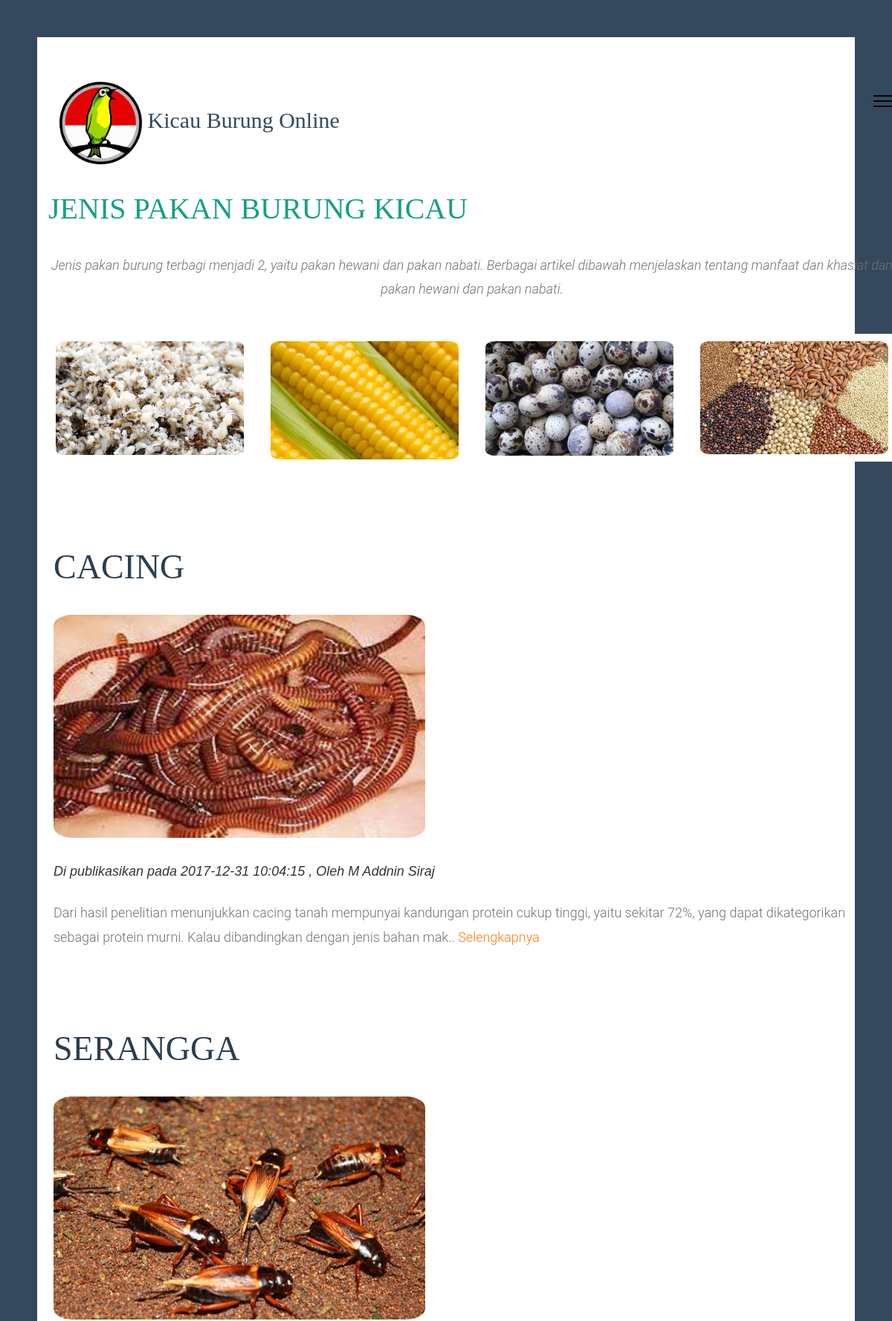
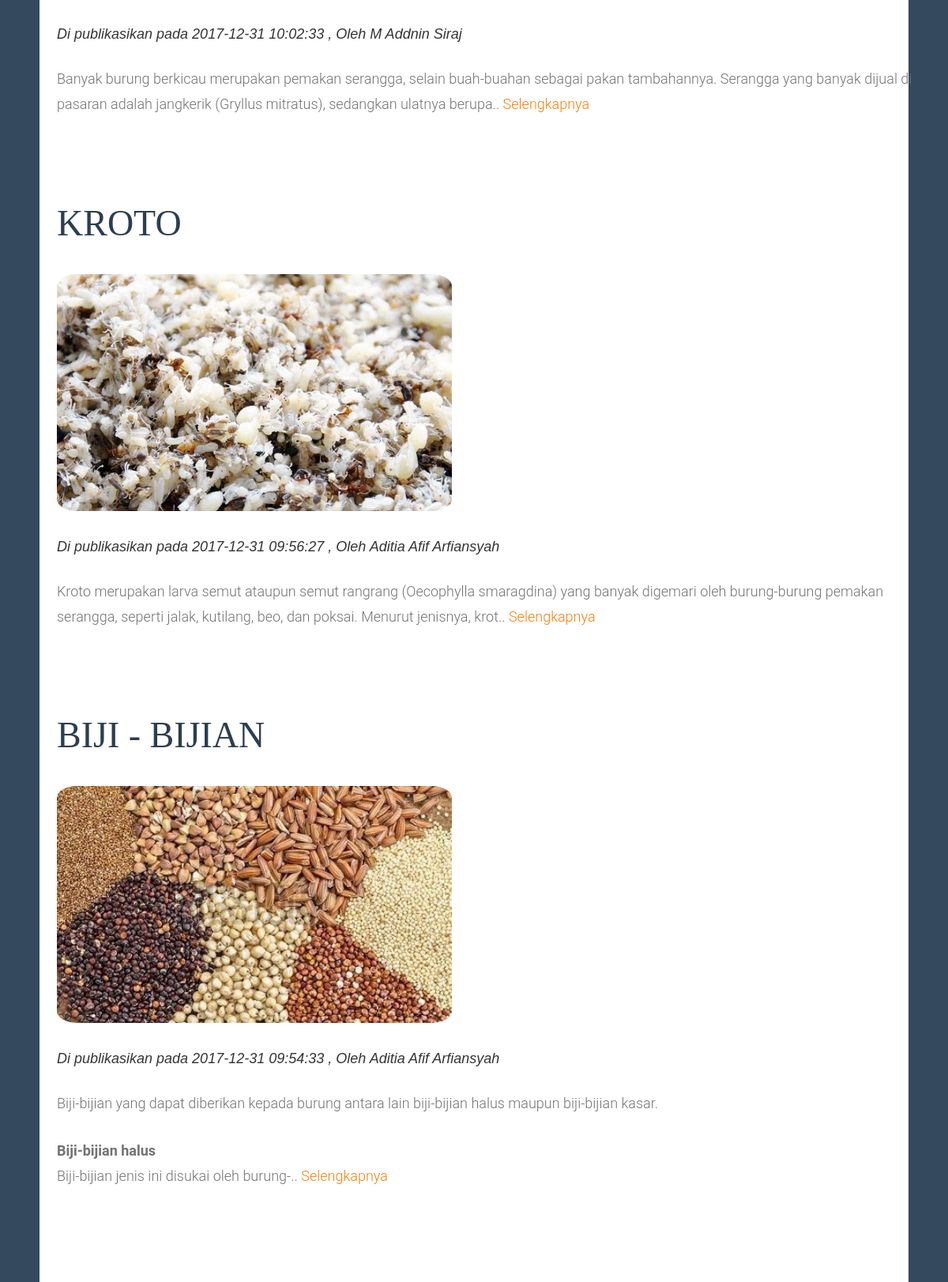
/setelah/artikel_pakan.php (upper part), run on the app's committed database (2 pictures, top to bottom).
### tables this page shows
CREATE TABLE `pakan` (
  `id_artikel` int(11) NOT NULL,
  `judul_artikel` varchar(100) NOT NULL,
  `isi_artikel` text NOT NULL,
  `penulis_artikel` varchar(250) NOT NULL,
  `photo_artikel` varchar(250) NOT NULL,
  `tgl_artikel` timestamp NOT NULL DEFAULT CURRENT_TIMESTAMP ON UPDATE CURRENT_TIMESTAMP
);

### setelah/artikel_pakan.php (the view, shortened to what this page needs)
<!DOCTYPE html>
 <html class="no-js">
	<head>
	<link rel="stylesheet" href="css/animate.css">
	<link rel="stylesheet" href="css/icomoon.css">
	<link rel="stylesheet" href="css/bootstrap.css">
	<link rel="stylesheet" href="css/animatedresponsiveImagegrid.css">
	<link rel="stylesheet" href="css/magnific-popup.css">
	<link rel="stylesheet" href="css/style.css">
	</head>
	<body>
	<div id="fh5co-page">
		<header>
			<div class="container">
				<div class="fh5co-navbar-brand">
					<h1 class="col-md-8 text-left" style="color:#34495e; font-family:broadway; font-size: 150%;" class="intro-heading" ><img src="logo.png" width="10%" height="10%"> Kicau Burung Online
					<a href="#" class="js-fh5co-nav-toggle fh5co-nav-toggle"><i></i></a></h1>
<h1 style="color:#16a085; font-family:bernard mt condensed; font-size: 200%;" class="intro-heading"><marquee>JENIS PAKAN BURUNG KICAU</marquee></h1>
<center><p><i>Jenis pakan burung terbagi menjadi 2, yaitu pakan hewani dan pakan nabati. Berbagai artikel dibawah menjelaskan tentang manfaat dan khasiat dari pakan hewani dan pakan nabati.</i></p></center>
<div class="row">
  <div class="column">
    <div class="content">
      <img  src="lovebird/1.jpg" width="100%"  alt="">
    </div>
  </div>
 <div class="column">
    <div class="content">
      <img  src="lovebird/2.jpg" width="100%"  alt="">
    </div>
  </div>
 <div class="column">
    <div class="content">
      <img src="lovebird/3.jpg" width="100%"  alt="">
    </div>
  </div>
  <div class="column">
    <div class="content">
      <img src="lovebird/4.jpg" width="100%"  alt="">
    </div>
	</div>
</div>
				</div>
			</div>
		</header>
	<div id="fh5co-intro-section">
			<div class="container">
				<div class="row">
				<div class="col-md-12 text-left">
						<?php
include "koneksi.php";
$has = "SELECT * FROM pakan order by tgl_artikel desc";
$hasil = mysqli_query($conn, $has);
$num = mysqli_num_rows($hasil);
if($num<1){
	echo'<center>Tidak Ada Artikel</center>';
}else{
while($data=mysqli_fetch_array($hasil)){
	$art = substr($data['isi_artikel'],0,200);
	 echo '
					<h2 style="color:#2c3e50; font-family:bernard mt condensed; font-size: 230%;" class="intro-heading" >'.$data['judul_artikel'].'</h2>
					<img width="500" height="300" src="photo-artikel/'.$data['photo_artikel'].'"><br><br>
					<h4 ><i>Di publikasikan pada '.$data['tgl_artikel'].'
					, Oleh '.$data['penulis_artikel'].'</i></h4>
					<p >'.$art.'..
				    <a href="single_pakan.php?p='.$data['id_artikel'].'">Selengkapnya</a></p>
					<br><br>
		 ';}
}
?>
					</div>
				</div>
			</div>
		</div>
</div>
	</body>
</html>

### setelah/css/style.css (style rules this page uses)
body { font-family: "Roboto", Arial, serif; line-height: 1.8; font-size: 20px; background: #f0f0f0; font-weight: 300; overflow-x: hidden; }
a { color: #FA7E0A; -webkit-transition: 0.5s; -o-transition: 0.5s; transition: 0.5s; }
p, span { margin-bottom: 1.5em; font-size: 18px; color: #727272; font-weight: 300; font-family: "Roboto", Arial, serif; }
h1, h2, h3, h4, h5, h6 { color: rgba(0, 0, 0, 0.8); font-family: "Roboto Slab", Arial, sans-serif; font-weight: 300; margin: 0 0 30px 0; }
#fh5co-page { position: relative; -webkit-transition: all 0.8s cubic-bezier(0.175, 0.885, 0.32, 1.275); -moz-transition: all 0.8s cubic-bezier(0.175, 0.885, 0.32, 1.275); -ms-transition: all 0.8s cubic-bezier(0.175, 0.885, 0.32, 1.275); -o-transition: all 0.8s cubic-bezier(0.175, 0.885, 0.32, 1.275); transition: all 0.8s cubic-bezier(0.175, 0.885, 0.32, 1.275); -webkit-transform: scale(1); -moz-transform: scale(1); -ms-transform: scale(1); -o-transform: scale(1); transform: scale(1); background: #fff; }
header { padding: 3em 0; }
header .fh5co-navbar-brand { float: left; width: 100%; position: relative; }
header .fh5co-navbar-brand h1 { width: 100%; float: left; display: block; }
.fh5co-nav-toggle { cursor: pointer; text-decoration: none; position: absolute !important; top: 0; right: 0; }
.fh5co-nav-toggle i { position: relative; display: -moz-inline-stack; display: inline-block; zoom: 1; *display: inline; width: 30px; height: 2px; color: #000; font: bold 14px/.4 Helvetica; text-transform: uppercase; text-indent: -55px; background: #000; transition: all .2s ease-out; }
.fh5co-nav-toggle i::before, .fh5co-nav-toggle i::after { content: ''; width: 30px; height: 2px; background: #000; position: absolute; left: 0; -webkit-transition: 0.2s; -o-transition: 0.2s; transition: 0.2s; }
.fh5co-nav-toggle i::before { top: -7px; }
.fh5co-nav-toggle i::after { bottom: -7px; }
.fh5co-nav-toggle { float: right; z-index: 1003; position: relative; display: block; margin: 0 auto; cursor: pointer; margin-top: 0px; }
#fh5co-intro-section { margin-bottom: 2em; padding-bottom: 2em; }
.intro-heading { font-size: 40px; font-weight: 300; line-height: 1.5; }

### setelah/artikel_pakan.php (style rules this page uses)
body { background-color: white; padding: 50px; font-family: Arial; }
h1 { font-size: 50px; word-break: break-all; }
.row { margin: 8px -16px; }
.row, .row > .column { padding: 8px; }
.column { float: left; width: 25%; }
.row:after { content: ""; display: table; clear: both; }
.content { background-color: white; padding: 10px; }
img { border-radius: 5%; }
body { background-color: #34495e; }

### data on the page
pakan: judul_artikel "CACING", photo_artikel (picture), tgl_artikel "2017-12-31 10:04:15", penulis_artikel "M Addnin Siraj", isi_artikel "Dari hasil penelitian menunjukkan cacing tanah mempunyai kandungan protein cukup tinggi, yaitu sekitar 72%, yang dapat dikategorikan sebagai protein murni. Kalau dibandingkan dengan jenis bahan mak"
pakan: judul_artikel "SERANGGA", photo_artikel (picture), tgl_artikel "2017-12-31 10:02:33", penulis_artikel "M Addnin Siraj", isi_artikel "Banyak burung berkicau merupakan pemakan serangga, selain buah-buahan sebagai pakan tambahannya. Serangga yang banyak dijual di pasaran adalah jangkerik (Gryllus mitratus), sedangkan ulatnya berupa"
pakan: judul_artikel "KROTO", photo_artikel (picture), tgl_artikel "2017-12-31 09:56:27", penulis_artikel "Aditia Afif Arfiansyah", isi_artikel "Kroto merupakan larva semut ataupun semut rangrang (Oecophylla smaragdina) yang banyak digemari oleh burung-burung pemakan serangga, seperti jalak, kutilang, beo, dan poksai. Menurut jenisnya, krot"
pakan: judul_artikel "BIJI - BIJIAN", photo_artikel (picture), tgl_artikel "2017-12-31 09:54:33", penulis_artikel "Aditia Afif Arfiansyah", isi_artikel "Biji-bijian yang dapat diberikan kepada burung antara lain biji-bijian halus maupun biji-bijian kasar. Biji-bijian halus Biji-bijian jenis ini disukai oleh burung-"
